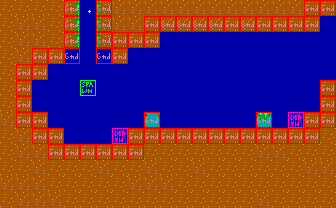

The image is a tile-based game level rendered from a .tmx file. Its description and complete source (layers, tilesets, objects, tile grids) follow:
An orthogonal 21x13 tile map with 16x16 px tiles, 2 tile layers (bg, col), 2 tilesets.

<map version="1.4" tiledversion="1.4.1" orientation="orthogonal" renderorder="right-down" width="21" height="13" tilewidth="16" tileheight="16" infinite="0" nextlayerid="3" nextobjectid="11">
 <tileset firstgid="1" source="tileset.tsx" />
 <tileset firstgid="241" source="obj.tsx" />
 <layer id="1" name="bg" width="21" height="13">
  <data encoding="csv">
123,123,123,123,104,24,102,103,103,103,103,103,103,103,103,103,103,103,103,123,123,
123,103,103,123,104,45,102,103,103,123,103,103,103,103,123,103,123,123,123,123,45,
123,103,103,123,104,45,102,123,123,123,45,45,45,45,45,45,45,45,45,45,45,
123,103,123,123,144,45,142,123,81,81,81,45,45,45,45,81,45,45,45,45,45,
123,123,123,81,81,81,81,81,81,45,45,45,81,81,81,81,45,45,45,45,45,
123,123,45,81,81,81,81,81,81,81,81,81,45,45,45,45,81,81,81,45,123,
123,123,45,45,45,45,45,45,45,45,45,45,45,45,45,45,81,81,45,45,123,
103,123,123,45,45,45,45,45,45,61,81,81,45,45,45,45,42,81,62,123,123,
123,103,123,123,45,45,45,62,123,123,123,123,123,123,123,123,123,123,123,123,123,
123,103,103,123,123,123,123,123,123,123,123,123,123,123,123,123,103,103,123,123,123,
123,123,103,123,123,123,103,123,123,103,123,123,103,123,123,123,123,123,123,103,103,
103,103,103,123,123,123,123,123,103,103,103,123,123,123,123,123,123,123,123,123,123,
123,103,103,103,123,123,123,123,123,123,123,123,123,123,123,123,103,123,123,123,123
</data>
 </layer>
 <layer id="2" name="col" width="21" height="13">
  <data encoding="csv">
241,241,241,241,242,241,242,241,241,241,241,241,241,241,241,241,241,241,241,242,242,
241,241,241,241,242,241,242,241,241,242,242,242,242,242,242,242,242,242,242,242,241,
241,241,241,241,242,241,242,242,242,242,241,241,241,241,241,241,241,241,241,241,241,
241,241,242,242,242,241,242,242,241,241,241,241,241,241,241,241,241,241,241,241,241,
241,242,242,241,241,241,241,241,241,241,241,241,241,241,241,241,241,241,241,241,241,
241,242,241,241,241,243,241,241,241,241,241,241,241,241,241,241,241,241,241,241,242,
241,242,241,241,241,241,241,241,241,241,241,241,241,241,241,241,241,241,241,241,242,
241,242,242,241,241,241,241,241,241,242,246,246,246,246,246,246,242,241,244,242,242,
241,241,242,242,241,241,241,244,242,242,242,242,242,242,242,242,242,242,242,242,241,
241,241,241,242,242,242,242,242,242,241,241,241,241,241,241,241,241,241,241,241,241,
241,241,241,241,241,241,241,241,241,241,241,241,241,241,241,241,241,241,241,241,241,
241,241,241,241,241,241,241,241,241,241,241,241,241,241,241,241,241,241,241,241,241,
0,0,0,0,241,241,241,241,241,241,241,241,241,241,241,241,241,241,241,241,241
</data>
 </layer>
</map>